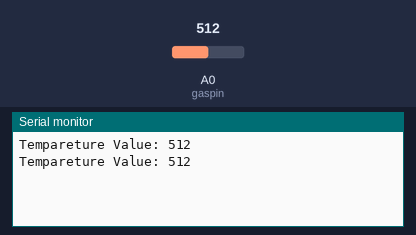
Simulated run of this sketch. Board: Arduino Uno, built with avr-gcc and run on an emulated ATmega328P. Parts: the last lines printed to the serial monitor. The test bench sets the inputs (shaded band); at power-on: A0 (gaspin) = 512.

Above: at 1.8 s.
1.9 s: A0 (gaspin) set to 716
At 2.7 s:
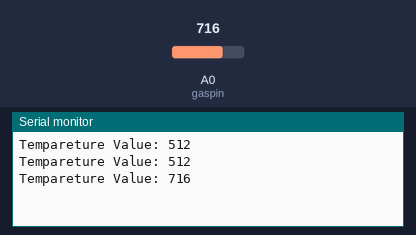
3.4 s: A0 (gaspin) set to 900
At 4.8 s:
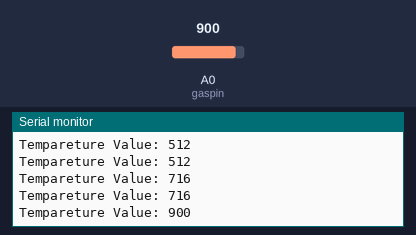
Timing chart, 0 to 6.4 s (numbered marks = the images above; inputs shaded):
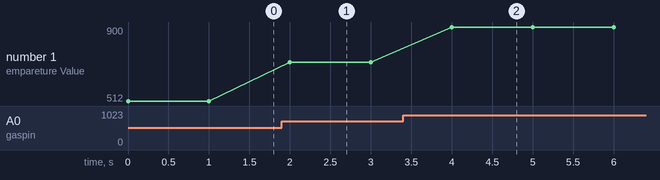

Measured:
- after the input at 1.9 s, the serial monitor: prints a new line after 0.10 s (image 1)
- after the input at 3.4 s, the serial monitor: prints a new line after 0.60 s (image 2)
- plotted number 1: 512 → 716 after the input at 1.9 s, 716 → 900 after the input at 3.4 s

The sketch:

Gas_Sensor_Test.ino
```cpp
#define gaspin A0

int temp = 0;
float tempC = 0.0;

void setup() {
  Serial.begin(9600);
//  analogReference(INTERNAL);
}

void loop() {
  Serial.print("Tempareture Value: ");
//  analogReference(INTERNAL);
  temp = analogRead(gaspin);
  //tempC = ((temp/1024)*5000)/10;
  Serial.println(temp);

  delay(1000);
}
```
